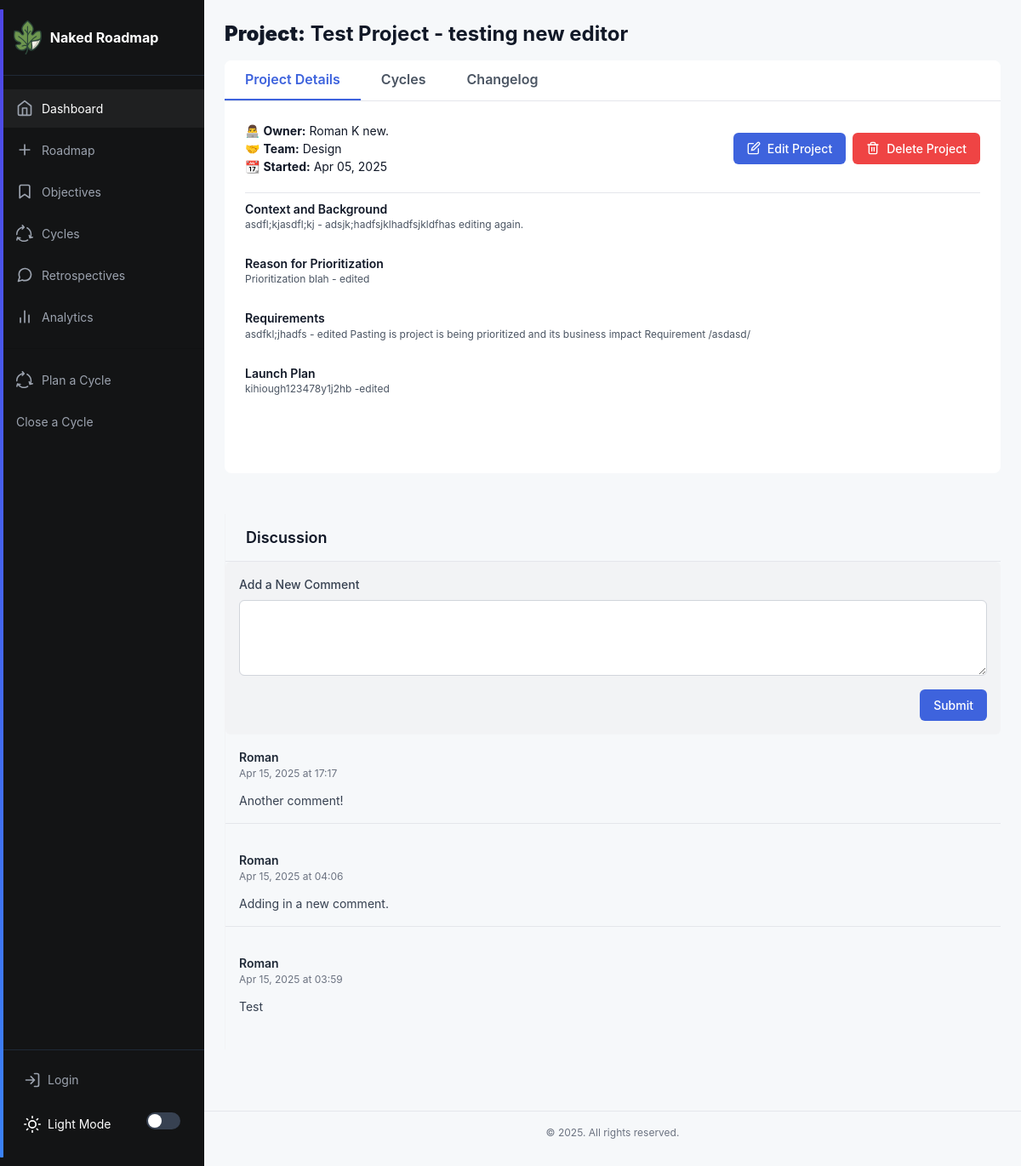
Before: /project/6 with the older database file.
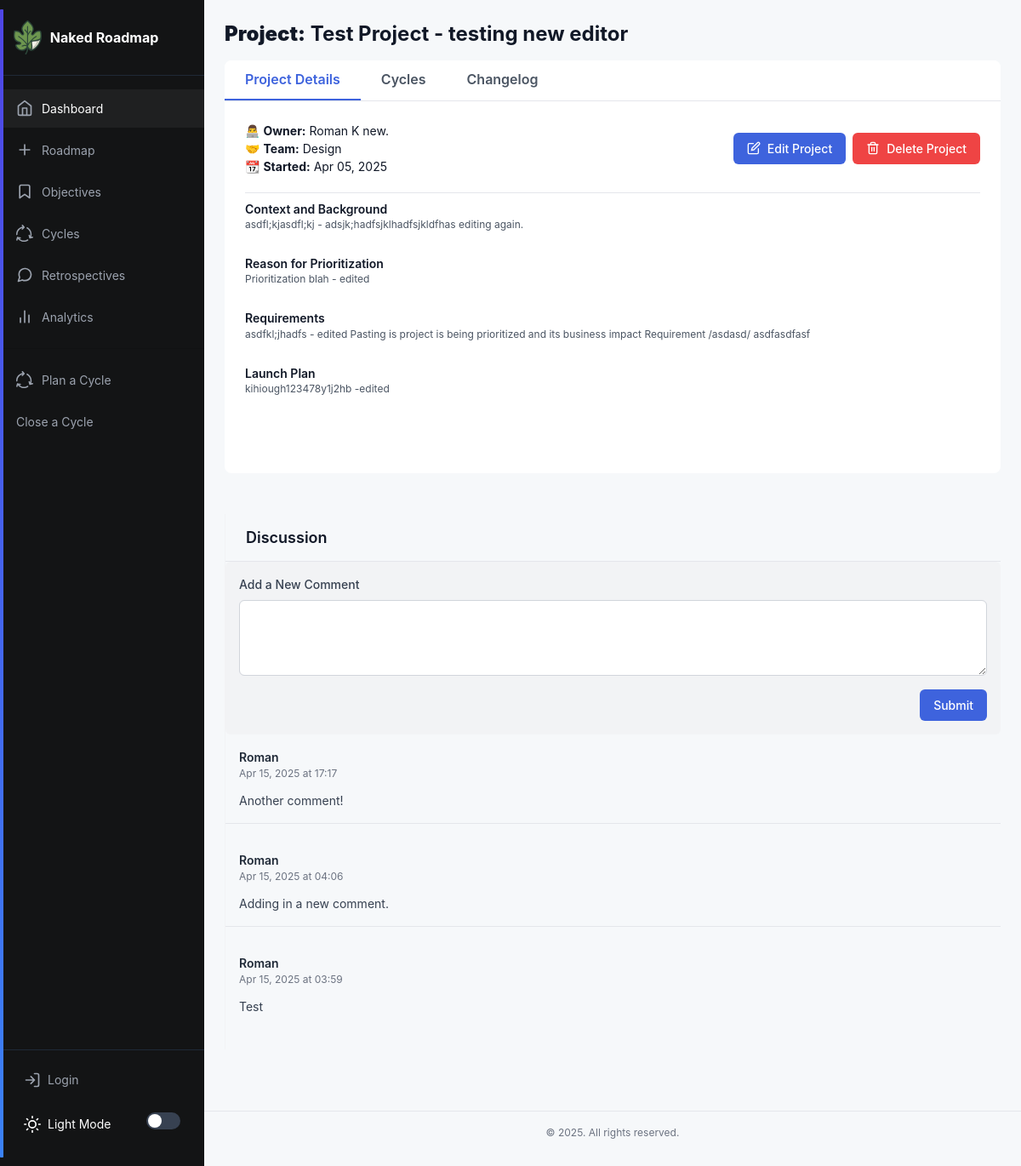
After: the same page with the newer database file.
### app/models.py (models this page shows, shortened)
class Project(db.Model):
    __tablename__ = "project"
    id: so.Mapped[int] = so.mapped_column(primary_key=True)
    name: so.Mapped[str] = so.mapped_column(sa.TEXT())
    created: so.Mapped[datetime] = so.mapped_column(index=True, default=lambda: datetime.now(timezone.utc))
    dri: so.Mapped[str] = so.mapped_column(sa.TEXT())
    team: so.Mapped[str] = so.mapped_column(sa.TEXT())
    context: so.Mapped[str] = so.mapped_column(sa.TEXT())
    why: so.Mapped[str] = so.mapped_column(sa.TEXT())
    requirements: so.Mapped[str] = so.mapped_column(sa.TEXT())
    launch: so.Mapped[str] = so.mapped_column(sa.TEXT())
    location: so.Mapped[str] = so.mapped_column(sa.TEXT(),  nullable=True, default="discussion")
    type: so.Mapped[str] = so.mapped_column(sa.TEXT(), nullable=True)

class Comment(db.Model):
    __tablename__ = 'comments'
    id = db.Column(db.Integer, primary_key=True)
    content = db.Column(db.Text, nullable=False)
    created_at = db.Column(db.DateTime, default=datetime.utcnow)
    updated_at = db.Column(db.DateTime, default=datetime.utcnow, onupdate=datetime.utcnow)
    project_id = db.Column(db.Integer, db.ForeignKey('project.id'), nullable=False)
    user_id = db.Column(db.Integer, db.ForeignKey('user.id'), nullable=False)
    project = db.relationship('Project', backref=db.backref('comments', lazy='dynamic', cascade='all, delete-orphan'))
    user = db.relationship('User', backref=db.backref('comments', lazy='dynamic'))

class User(UserMixin, db.Model):
    id: so.Mapped[int] = so.mapped_column(primary_key=True)
    username: so.Mapped[str] = so.mapped_column(sa.String(64), index=True, unique=True)
    email: so.Mapped[str] = so.mapped_column(sa.String(120), index=True, unique=True)
    password_hash: so.Mapped[Optional[str]] = so.mapped_column(sa.String(256))
    posts: so.WriteOnlyMapped['Post'] = so.relationship(back_populates='author')

### app/routes.py (the view)
@app.route('/project/<int:project_id>')
def project(project_id):
    project = Project.query.filter_by(id=project_id).first_or_404()
    comments = Comment.query.filter_by(project_id=project_id).order_by(Comment.created_at.desc()).all()
    changelogs = Changelog.query.filter_by(project_id=project_id).order_by(Changelog.timestamp.desc()).all()
    cycles = SprintProjectMap.query.filter_by(project_id=project_id).order_by(SprintProjectMap.added.desc()).all()
    form = CommentForm()
    return render_template('project.html', project=project, comments=comments, changelogs=changelogs, form=form, cycles=cycles)

### app/forms.py
class CommentForm(FlaskForm):
    content = TextAreaField('Add a New Comment', validators=[
        DataRequired(message='Comment cannot be empty'),
        Length(min=1, max=1000, message='Comment must be between 1 and 1000 characters')
    ])
    submit = SubmitField('Submit Comment')

### app/routes.py (called while the page is built)
@app.context_processor
def inject_csrf_token():
    return dict(csrf_token=generate_csrf())

### app/templates/project.html (shortened to what this page needs)
{% extends 'base.html' %}
{% block content %}
<h1><strong>Project:</strong> {{ project['name'] }}</h1>
<section class="two-column-section">
    <div class="column-wide section">
        <section class="section discussion-section">
            <section class="section tabbed-section">
                <div class="tabs">
                    <button class="tab-btn active" data-tab="details">
                        <h4>Project Details</h4>
                    </button>
                    <button class="tab-btn" data-tab="cycles">
                        <h4>Cycles</h4>
                    </button>
                    <button class="tab-btn" data-tab="changelog">
                        <h4>Changelog</h4>
                    </button>
                </div>
                <div class="tab-content active" id="details-tab">
                    <div class="section-header" style="padding:0px 0px 20px;">
                        <div>
                            <div class="timeline-title">👨‍💻 <strong>Owner:</strong> {{ project.dri }}<br>
                                🤝 <strong>Team:</strong> {{ project.team }} <br>
                                📆 <strong>Started:</strong> {{ project.created.strftime('%b %d, %Y') }}
                            </div>
                        </div>
                        <div class="header-actions">
                            <a href="{{ url_for('edit_project', project_id=project.id) }}" class="btn-primary">
                                Edit Project
                            </a>
                            <form action="{{ url_for('delete_project', project_id=project.id) }}" method="POST" class="inline-form">
                                <button type="submit" class="btn-danger" onclick="return confirm('Are you sure you want to delete this project? This action cannot be undone.')">
                                    Delete Project
                                </button>
                            </form>
                        </div>
                    </div>
                    <div class="project-item">
                        <div class="project-header">
                            <h5>Context and Background</h5>
                        </div>
                        <div class="project-meta">
                            {{ project.context }}
                        </div>
                    </div>
                    <div class="project-item">
                        <div class="project-header">
                            <h5>Reason for Prioritization</h5>
                        </div>
                        <div class="project-meta">
                            {{ project.why }}
                        </div>
                    </div>
                    <div class="project-item">
                        <div class="project-header">
                            <h5>Requirements</h5>
                        </div>
                        <div class="project-meta">
                            {{ project.requirements }}
                        </div>
                    </div>
                    <div class="project-item">
                        <div class="project-header">
                            <h5>Launch Plan</h5>
                        </div>
                        <div class="project-meta">
                            {{ project.launch }}
                        </div>
                    </div>
                </div>
            </section>
        </section>
    </div>
    <div class="column-narrow section" style="background-color:#f6f8fa; border-left:1px #f2f3f5 solid; border-radius:0px;">
        <div class="section-header">
            <h3>Discussion</h3>
        </div>
        <div class="discussion-container">
            <div class="comment-form-container">
                <form method="POST" action="{{ url_for('add_comment', project_id=project.id) }}">
                    <div class="form-group">
                        {{ form.content.label }}
                        {{ form.content(class="form-control", rows=3) }}
                    </div>
                    <div class="form-actions">
                        <button type="submit" class="btn-primary">Submit</button>
                    </div>
                </form>
            </div>
            <div class="comments-list">
                {% for comment in comments %}
                <div class="comment-item">
                    <div class="comment-header">
                        <div class="comment-meta">
                            <span class="comment-author">{{ comment.user.username }}</span>
                            <span class="comment-date">{{ comment.created_at.strftime('%b %d, %Y at %H:%M') }}</span>
                        </div>
                    </div>
                    <div class="comment-content">
                        {{ comment.content }}
                    </div>
                </div>
                {% else %}
                <div class="empty-state">
                    <p>No comments yet. Go ahead and ask a question or start a discussion.</p>
                </div>
                {% endfor %}
            </div>
        </div>
    </div>
</section>
{% endblock %}

### app/templates/base.html (shortened to what this page needs)
<!doctype html>
<html lang="en" data-theme="light">
<head>
  <link rel="stylesheet" href="https://stackpath.bootstrapcdn.com/bootstrap/4.3.1/css/bootstrap.min.css">
  <link rel="stylesheet" type="text/css" href={{ url_for('static', filename='style.css')}}>
  <link href="static/fonts/Mulish/Mulish-VariableFont_wght.ttf" rel="stylesheet">
</head>
<body>
  <div class="app-container">
    <div class="sidebar">
      <div class="sidebar-header">
        <a href="{{ url_for('index')}}" class="logo">
          <img src="{{ url_for('static', filename='fig-icon.svg')}}" style="max-height:40px; margin-right:10px;">
          <span>Naked Roadmap</span>
        </a>
      </div>
      <nav class="sidebar-nav">
        <ul>
          <li>
            <a href="{{ url_for('index') }}" class="active">
              <img src="{{ url_for('static', filename='./icons/dashboard.svg')}}" style="max-height:20px; margin-right:10px;">
              Dashboard
            </a>
          </li>
          <li>
            <a href="{{ url_for('projectspage') }}">
              <img src="{{ url_for('static', filename='./icons/roadmap.svg')}}" style="max-height:20px; margin-right:10px;">
              Roadmap
            </a>
          </li>
          <li>
            <a href="{{ url_for('createGoal') }}">
              <img src="{{ url_for('static', filename='./icons/objective.svg')}}" style="max-height:20px; margin-right:10px;">
              Objectives
            </a>
          </li>
          <li>
            <a href="{{ url_for('show_cycles') }}">
              <img src="{{ url_for('static', filename='./icons/cycle.svg')}}" style="max-height:20px; margin-right:10px;"> Cycles
            </a>
          </li>
          <li>
            <a href="#">
              <img src="{{ url_for('static', filename='./icons/retrospectives.svg')}}" style="max-height:20px; margin-right:10px;">
              Retrospectives
            </a>
          </li>
          <li>
            <a href="#">
              <img src="{{ url_for('static', filename='./icons/analytics.svg')}}" style="max-height:20px; margin-right:10px;">
              Analytics
            </a>
          </li>
          <li>
            <hr>
          </li>
          <li>
            <a href="{{url_for('plan_sprint') }}">
              <img src="{{ url_for('static', filename='./icons/cycle.svg')}}" style="max-height:20px; margin-right:10px;"> Plan a Cycle
            </a>
          </li>
          <li>
            <a href="#">
              Close a Cycle
            </a>
          </li>
        </ul>
      </nav>
      <div class="sidebar-footer">
        {% if current_user.is_anonymous %}
        <a href="{{ url_for('login') }}" class="btn-login">
          <svg width="20" height="20" viewBox="0 0 24 24" fill="none" xmlns="http://www.w3.org/2000/svg">
            <path d="M15 3h4a2 2 0 012 2v14a2 2 0 01-2 2h-4M10 17l5-5-5-5M15 12H3" stroke="currentColor" stroke-width="2" stroke-linecap="round" stroke-linejoin="round" />
          </svg>
          Login
        </a>
        <div class="theme-switch">
          <span class="theme-switch-text">Light Mode</span>
          <label class="toggle-switch">
            <span class="toggle-slider"></span>
          </label>
        </div>
        {% endif %}
      </div>
    </div>
    <div class="main-content">
      <div class="content-container">
        {% block content %}{% endblock %}
      </div>
      <footer class="app-footer">
        <p>&copy; {{ config.company_name }} 2025. All rights reserved.</p>
      </footer>
    </div>
  </div>
</body>
</html>

Changed rows visible on the page:
changed Project "Test Project - testing new editor": requirements "asdfkl;jhadfs - edited Pasting is project is being prioritized and its business impact Requirement /asdasd/" → "asdfkl;jhadfs - edited Pasting is project is being prioritized and its business impact Requirement /asdasd/ asdfasdfasf"
